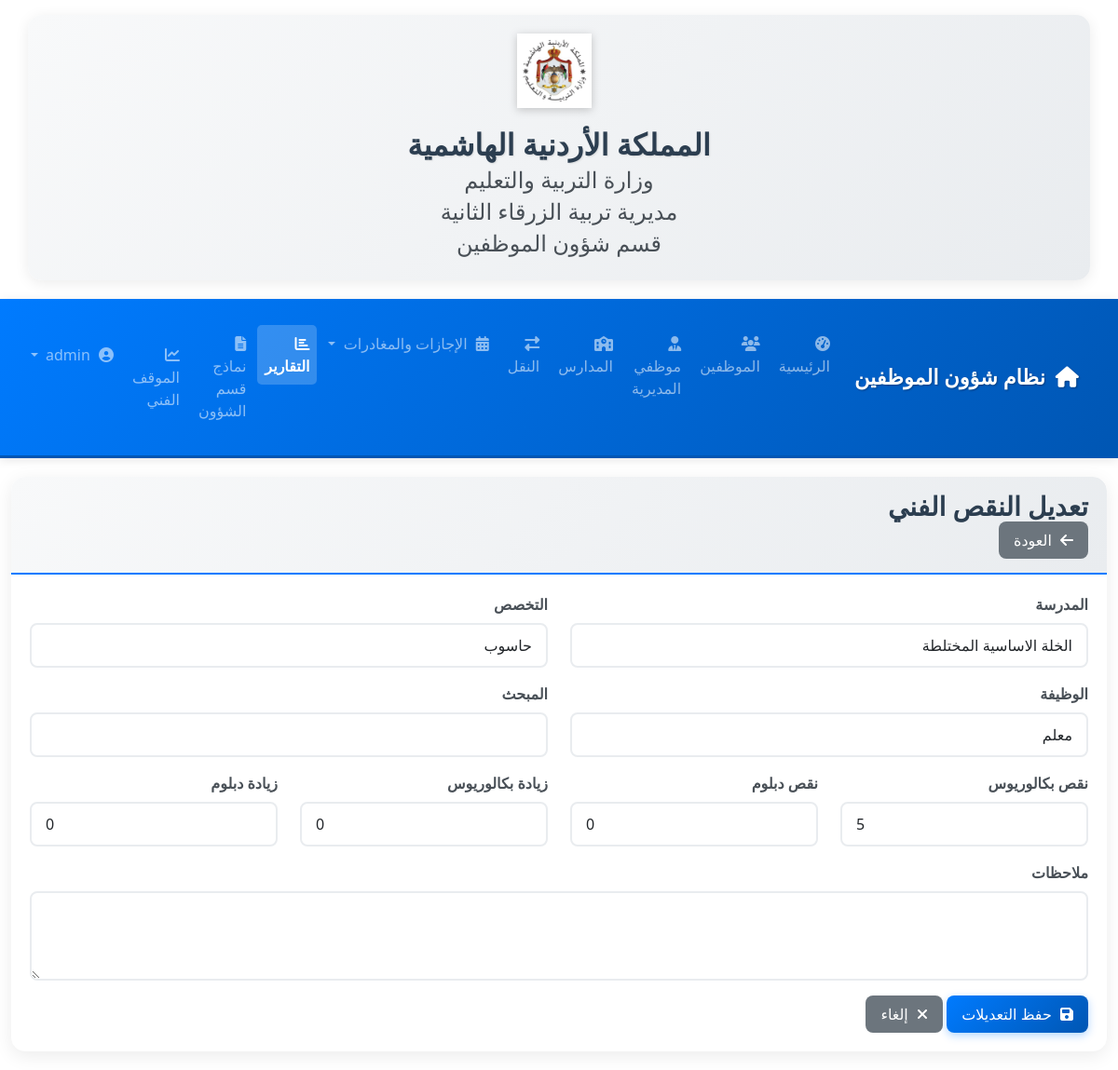
Page /reports/edit-technical-deficiency/2 (signed in) on the committed database.
### models.py (models this page shows, shortened)
class School(db.Model):
    id = db.Column(db.Integer, primary_key=True)
    name = db.Column(db.String(100), nullable=False)  # اسم المدرسة
    phone = db.Column(db.String(20))  # رقم هاتف المدرسة
    address = db.Column(db.String(200))  # عنوان المدرسة
    gender = db.Column(db.String(20))  # جنس المدرسة (ذكور، إناث، مختلطة)
    region = db.Column(db.String(50))  # المنطقة

class TechnicalDeficiency(db.Model):
    __tablename__ = 'technical_deficiencies'
    id = db.Column(db.Integer, primary_key=True)
    school_id = db.Column(db.Integer, db.ForeignKey('school.id'), nullable=False)  # Changed from 'schools.id' to 'school.id'
    specialization = db.Column(db.String(200), nullable=False)
    job_title = db.Column(db.String(200), nullable=False)
    subject = db.Column(db.String(200), nullable=True)
    required_count = db.Column(db.Integer, nullable=False, default=0)
    current_count = db.Column(db.Integer, nullable=False, default=0)
    deficiency_count = db.Column(db.Integer, nullable=False, default=0)
    deficiency_bachelor = db.Column(db.Integer, nullable=False, default=0)
    deficiency_diploma = db.Column(db.Integer, nullable=False, default=0)
    surplus_bachelor = db.Column(db.Integer, nullable=False, default=0)
    surplus_diploma = db.Column(db.Integer, nullable=False, default=0)
    notes = db.Column(db.Text, nullable=True)
    created_at = db.Column(db.DateTime, default=datetime.utcnow)
    updated_at = db.Column(db.DateTime, default=datetime.utcnow, onupdate=datetime.utcnow)
    school = db.relationship('School', backref=db.backref('technical_deficiencies', lazy=True))

### routes/report_routes.py (the view)
@report.route('/edit-technical-deficiency/<int:deficiency_id>', methods=['GET'])
def edit_technical_deficiency_page(deficiency_id):
    if 'user_id' not in session:
        return redirect(url_for('auth.login'))
    deficiency = TechnicalDeficiency.query.get_or_404(deficiency_id)
    return render_template('reports/edit_technical_deficiency.html',
                         deficiency=deficiency,
                         job_titles=JOB_TITLES)

### app.py (called while the page is built)
@app.context_processor
def inject_now():
    return {'now': datetime.now()}

@app.context_processor
def inject_user():
    current_user = None
    if 'user_id' in session:
        current_user = User.query.get(session['user_id'])
    return dict(current_user=current_user)

@app.before_request
def check_login():
    allowed_routes = ['auth.login', 'static']
    if 'user_id' not in session and request.endpoint and not any(request.endpoint.startswith(route) for route in allowed_routes):
        return redirect(url_for('auth.login'))

### models.py (called while the page is built, shortened)
    def has_permission(self, permission=None):
        if self.is_admin:
            if permission:
                return True

### templates/reports/edit_technical_deficiency.html (shortened to what this page needs)
{% extends "base.html" %}
{% block content %}
<div class="container-fluid">
    <div class="row">
        <div class="col-12">
            <div class="card">
                <div class="card-header">
                    <h3 class="card-title">تعديل النقص الفني</h3>
                    <div class="card-tools">
                        <a href="{{ url_for('report.technical_deficiency_management') }}" class="btn btn-secondary">
                            <i class="fas fa-arrow-left"></i> العودة
                        </a>
                    </div>
                </div>
                <div class="card-body">
                    <form method="POST" action="{{ url_for('report.edit_technical_deficiency', deficiency_id=deficiency.id) }}">
                        <div class="row">
                            <div class="col-md-6">
                                <div class="form-group mb-3">
                                    <label class="form-label">المدرسة</label>
                                    <input type="text" class="form-control" value="{{ deficiency.school.name }}" readonly>
                                </div>
                            </div>
                            <div class="col-md-6">
                                <div class="form-group mb-3">
                                    <label for="specialization" class="form-label">التخصص</label>
                                    <input type="text" name="specialization" id="specialization" class="form-control" value="{{ deficiency.specialization }}" required>
                                </div>
                            </div>
                        </div>
                        <div class="row">
                            <div class="col-md-6">
                                <div class="form-group mb-3">
                                    <label for="job_title" class="form-label">الوظيفة</label>
                                    <select name="job_title" id="job_title" class="form-control" required>
                                        {% for job in job_titles %}
                                        <option value="{{ job }}" {% if job == deficiency.job_title %}selected{% endif %}>{{ job }}</option>
                                        {% endfor %}
                                    </select>
                                </div>
                            </div>
                            <div class="col-md-6">
                                <div class="form-group mb-3">
                                    <label for="subject" class="form-label">المبحث</label>
                                    <input type="text" name="subject" id="subject" class="form-control" value="{{ deficiency.subject or '' }}">
                                </div>
                            </div>
                        </div>
                        <div class="row">
                            <div class="col-md-3">
                                <div class="form-group mb-3">
                                    <label for="deficiency_bachelor" class="form-label">نقص بكالوريوس</label>
                                    <input type="number" name="deficiency_bachelor" id="deficiency_bachelor" class="form-control" value="{{ deficiency.deficiency_bachelor or 0 }}" min="0">
                                </div>
                            </div>
                            <div class="col-md-3">
                                <div class="form-group mb-3">
                                    <label for="deficiency_diploma" class="form-label">نقص دبلوم</label>
                                    <input type="number" name="deficiency_diploma" id="deficiency_diploma" class="form-control" value="{{ deficiency.deficiency_diploma or 0 }}" min="0">
                                </div>
                            </div>
                            <div class="col-md-3">
                                <div class="form-group mb-3">
                                    <label for="surplus_bachelor" class="form-label">زيادة بكالوريوس</label>
                                    <input type="number" name="surplus_bachelor" id="surplus_bachelor" class="form-control" value="{{ deficiency.surplus_bachelor or 0 }}" min="0">
                                </div>
                            </div>
                            <div class="col-md-3">
                                <div class="form-group mb-3">
                                    <label for="surplus_diploma" class="form-label">زيادة دبلوم</label>
                                    <input type="number" name="surplus_diploma" id="surplus_diploma" class="form-control" value="{{ deficiency.surplus_diploma or 0 }}" min="0">
                                </div>
                            </div>
                        </div>
                        <div class="row">
                            <div class="col-12">
                                <div class="form-group mb-3">
                                    <label for="notes" class="form-label">ملاحظات</label>
                                    <textarea name="notes" id="notes" class="form-control" rows="3">{{ deficiency.notes or '' }}</textarea>
                                </div>
                            </div>
                        </div>
                        <div class="row">
                            <div class="col-12">
                                <div class="form-group">
                                    <button type="submit" class="btn btn-primary">
                                        <i class="fas fa-save"></i> حفظ التعديلات
                                    </button>
                                    <a href="{{ url_for('report.technical_deficiency_management') }}" class="btn btn-secondary">
                                        <i class="fas fa-times"></i> إلغاء
                                    </a>
                                </div>
                            </div>
                        </div>
                    </form>
                </div>
            </div>
        </div>
    </div>
</div>
{% endblock %}

### static/css/style.css (style rules this page uses)
.card { border: none; border-radius: 15px; box-shadow: 0 5px 20px rgba(0, 0, 0, 0.08); transition: all 0.3s ease; overflow: hidden; }
.card-header { background: linear-gradient(135deg, #f8f9fa 0%, #e9ecef 100%); border-bottom: 2px solid #007bff; font-weight: bold; padding: 15px 20px; border-radius: 15px 15px 0 0 !important; }
.card-title { color: #2c3e50; font-weight: 600; margin-bottom: 0; }
.card-body { padding: 20px; }
.btn { border-radius: 8px; font-weight: 500; padding: 8px 16px; transition: all 0.3s ease; border: none; position: relative; overflow: hidden; }
.btn:before { content: ''; position: absolute; top: 0; left: -100%; width: 100%; height: 100%; background: linear-gradient(90deg, transparent, rgba(255, 255, 255, 0.2), transparent); transition: left 0.5s; }
.btn-primary { background: linear-gradient(135deg, #007bff 0%, #0056b3 100%); box-shadow: 0 3px 10px rgba(0, 123, 255, 0.3); }
.form-control { border-radius: 8px; border: 2px solid #e9ecef; padding: 10px 15px; transition: all 0.3s ease; }
.form-label { font-weight: 600; color: #495057; margin-bottom: 8px; }
.container, .container-fluid { padding-top: 20px; padding-bottom: 20px; }
.fas, .far { margin-left: 5px; }

### rows in the picture
School: school.name "الخلة الاساسية المختلطة"
TechnicalDeficiency: specialization "حاسوب", job_title "معلم", deficiency_bachelor "5", deficiency_diploma "0", surplus_bachelor "0", surplus_diploma "0"
